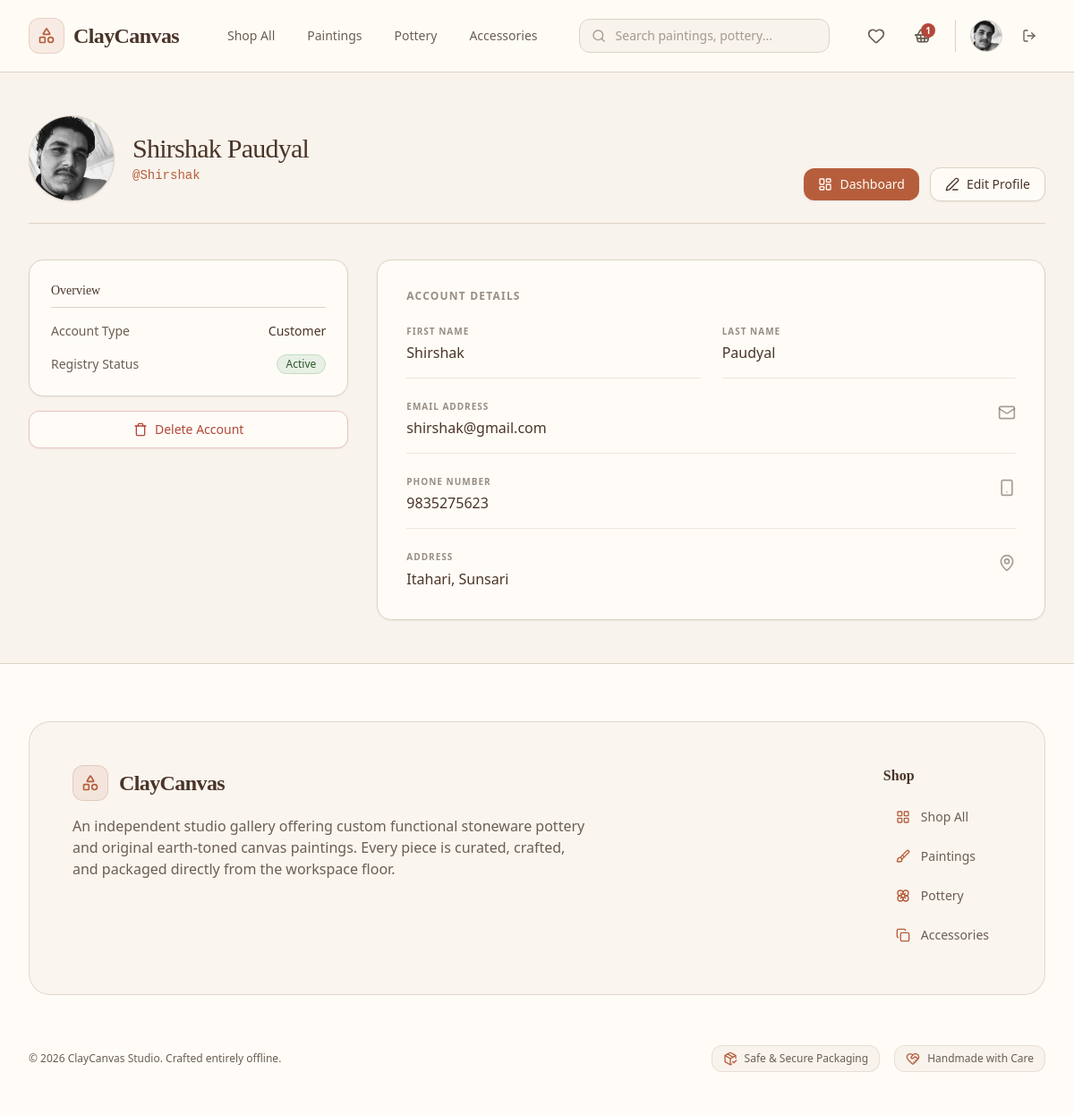
The page /profile/ (signed in) on the database its author committed.
### cc_app/models.py (models this page shows, shortened)
class User(AbstractUser):
    phone = models.CharField(max_length=20, blank=True)
    address = models.TextField(blank=True)
    profile_picture = models.ImageField(upload_to='images/user/', blank=True, null=True)

class Cart(models.Model):
    customer = models.OneToOneField(User, on_delete=models.CASCADE, related_name='cart')

### cc_app/views/profile_view.py (the view)
# urls.py: path('profile/', profile_view, name='profile'),
@login_required
def profile_view(request):
    return render(request, 'main/profile_page.html')

### cc_app/templates/main/profile_page.html (shortened to what this page needs)
<!DOCTYPE html>
<html lang="en">
<head>
    {% load static %}
    <link href="{% static 'css/styles.css' %}" rel="stylesheet" />
</head>
<body class="bg-[#F8F3EC] font-sans min-h-screen flex flex-col text-[#6B5E53]">
    {% include 'components/_navbar.html' %}
    <main class="flex-grow max-w-7xl w-full mx-auto px-4 py-12 sm:px-6 lg:px-8">
        <div class="mb-10 flex flex-col sm:flex-row sm:items-end sm:justify-between gap-6 pb-6 border-b border-[#DDD2C5]">
            <div class="flex items-center gap-5">
                <div class="relative w-24 h-24 shrink-0">
                    <div class="relative w-24 h-24 rounded-full bg-[#FFFCF7] border border-[#DDD2C5] overflow-hidden flex items-center justify-center text-[#6B5E53]/60 shadow-sm">
                        {% if user.profile_picture %}
                            <img src="{{ user.profile_picture.url }}" alt="{{ user.username }}" class="w-full h-full object-cover">
                        {% else %}
                            <i data-lucide="user" class="w-8 h-8"></i>
                        {% endif %}
                    </div>
                </div>
                <div>
                    <h1 class="text-3xl font-serif font-normal text-[#4A3428] tracking-tight">
                        {% if user.first_name or user.last_name %}
                            {{ user.first_name }} {{ user.last_name }}
                        {% elif user.is_staff %}
                            Administrator
                        {% else %}
                            Anonymous User
                        {% endif %}
                    </h1>
                    <p class="text-sm font-mono text-[#B65E3C] mt-0.5">@{{ user.username|default:"dummy_creator" }}</p>
                </div>
            </div>
            <div class="flex flex-wrap items-center gap-3">
                {% if user.is_staff %}
                    <a href="/dashboard/admin/" class="bg-[#B65E3C] hover:bg-[#94492F] text-[#FFFCF7] font-medium py-2 px-4 rounded-xl transition-colors text-sm flex items-center gap-2 shadow-sm">
                        <i data-lucide="layout-dashboard" class="w-4 h-4"></i>
                        Admin Dashboard
                    </a>
                {% else %}
                    <a href="/dashboard/" class="bg-[#B65E3C] hover:bg-[#94492F] text-[#FFFCF7] font-medium py-2 px-4 rounded-xl transition-colors text-sm flex items-center gap-2 shadow-sm">
                        <i data-lucide="layout-dashboard" class="w-4 h-4"></i>
                        Dashboard
                    </a>
                {% endif %}
                <a href="/profile/edit/" class="bg-[#FFFCF7] hover:bg-[#F8F3EC] text-[#4A3428] font-medium py-2 px-4 rounded-xl transition-colors text-sm border border-[#DDD2C5] flex items-center gap-2 shadow-sm">
                    <i data-lucide="edit-3" class="w-4 h-4"></i>
                    Edit Profile
                </a>
            </div>
        </div>
        <div class="grid grid-cols-1 lg:grid-cols-3 gap-8 items-start">
            <div class="lg:col-span-1 space-y-4">
                <div class="bg-[#FFFCF7] border border-[#DDD2C5] p-6 rounded-2xl shadow-sm space-y-4">
                    <h3 class="text-sm font-serif font-normal text-[#4A3428] border-b border-[#DDD2C5] pb-2">Overview</h3>
                    <div class="flex items-center justify-between text-sm">
                        <span class="text-[#6B5E53]">Account Type</span>
                        <span class="font-medium text-[#4A3428]">
                            {% if user.is_staff %}Staff{% else %}Customer{% endif %}
                        </span>
                    </div>
                    <div class="flex items-center justify-between text-sm">
                        <span class="text-[#6B5E53]">Registry Status</span>
                        <span class="inline-flex items-center px-2.5 py-0.5 rounded-full text-xs font-medium bg-[#E8F0E6] text-[#2D5A27] border border-[#C2DCBE]">
                            Active
                        </span>
                    </div>
                </div>
                {% if not user.is_staff %}
                    <a href="/profile/delete/{{ user.id }}/" class="w-full bg-[#FFFCF7] hover:bg-[#FDF2F0] text-[#B4473A] font-medium py-2.5 px-4 rounded-xl transition-colors text-sm flex items-center justify-center gap-2 border border-[#EAC2BD] shadow-sm">
                        <i data-lucide="trash" class="w-4 h-4"></i>
                        Delete Account
                    </a>
                {% endif %}
            </div>
            <div class="lg:col-span-2 bg-[#FFFCF7] border border-[#DDD2C5] p-8 rounded-2xl shadow-sm">
                <h2 class="text-xs font-bold uppercase tracking-widest text-[#6B5E53]/70 mb-6">Account Details</h2>
                <div class="space-y-6">
                    <div class="grid grid-cols-1 sm:grid-cols-2 gap-6">
                        <div class="border-b border-[#DDD2C5]/50 pb-4">
                            <span class="text-[10px] font-bold uppercase tracking-widest text-[#6B5E53]/70 block mb-1">First Name</span>
                            <p class="text-base font-medium text-[#4A3428]">{{ user.first_name|default:"—" }}</p>
                        </div>
                        <div class="border-b border-[#DDD2C5]/50 pb-4">
                            <span class="text-[10px] font-bold uppercase tracking-widest text-[#6B5E53]/70 block mb-1">Last Name</span>
                            <p class="text-base font-medium text-[#4A3428]">{{ user.last_name|default:"—" }}</p>
                        </div>
                    </div>
                    <div class="flex items-start justify-between gap-4 border-b border-[#DDD2C5]/50 pb-4">
                        <div>
                            <span class="text-[10px] font-bold uppercase tracking-widest text-[#6B5E53]/70 block mb-1">Email Address</span>
                            <p class="text-base font-medium text-[#4A3428] break-all">{{ user.email|default:"creator@claycanvas.com" }}</p>
                        </div>
                        <i data-lucide="mail" class="w-5 h-5 text-[#6B5E53]/60 shrink-0 mt-1"></i>
                    </div>
                    <div class="flex items-start justify-between gap-4 border-b border-[#DDD2C5]/50 pb-4">
                        <div>
                            <span class="text-[10px] font-bold uppercase tracking-widest text-[#6B5E53]/70 block mb-1">Phone Number</span>
                            <p class="text-base font-medium text-[#4A3428]">{{ user.phone|default:"No phone provided" }}</p>
                        </div>
                        <i data-lucide="smartphone" class="w-5 h-5 text-[#6B5E53]/60 shrink-0 mt-1"></i>
                    </div>
                    <div class="flex items-start justify-between gap-4">
                        <div>
                            <span class="text-[10px] font-bold uppercase tracking-widest text-[#6B5E53]/70 block mb-1">Address</span>
                            <p class="text-base font-medium text-[#4A3428] whitespace-pre-line leading-relaxed">{{ user.address|default:"No address provided" }}</p>
                        </div>
                        <i data-lucide="map-pin" class="w-5 h-5 text-[#6B5E53]/60 shrink-0 mt-1"></i>
                    </div>
                </div>
            </div>
        </div>
    </main>
    {% include 'components/_footer.html' %}
</body>
</html>

### cc_app/templates/components/_navbar.html (shortened to what this page needs)
<nav class="bg-[#FFFCF7]/95 backdrop-blur-md border-b border-[#DDD2C5] sticky top-0 z-50 shadow-xs">
    <div class="max-w-7xl mx-auto px-4 sm:px-6 lg:px-8">
        <div class="flex justify-between h-20 items-center gap-4">
            <div class="flex items-center gap-8 lg:gap-10">
                <a href="/" class="flex-shrink-0 flex items-center gap-2.5 group">
                    <div class="w-10 h-10 rounded-xl bg-[#B65E3C]/10 border border-[#B65E3C]/20 flex items-center justify-center text-[#B65E3C] group-hover:bg-[#B65E3C] group-hover:text-[#FFFCF7] transition-all duration-300">
                        <i data-lucide="shapes" class="w-5 h-5"></i>
                    </div>
                    <span class="text-2xl font-serif font-bold text-[#4A3428] tracking-tight">ClayCanvas</span>
                </a>
                <div class="hidden md:flex items-center space-x-1 lg:space-x-2 font-medium">
                    <a href="/products/" class="{% if request.path == '/products/' and not request.GET.category %}text-[#B65E3C] bg-[#B65E3C]/10 font-semibold{% else %}text-[#6B5E53] hover:text-[#B65E3C] hover:bg-[#F8F3EC]{% endif %} px-3.5 py-2 rounded-xl text-sm transition-all duration-200">Shop All</a>
                    <a href="/products/?category=paintings" class="{% if request.GET.category == 'paintings' %}text-[#B65E3C] bg-[#B65E3C]/10 font-semibold{% else %}text-[#6B5E53] hover:text-[#B65E3C] hover:bg-[#F8F3EC]{% endif %} px-3.5 py-2 rounded-xl text-sm transition-all duration-200">Paintings</a>
                    <a href="/products/?category=pottery" class="{% if request.GET.category == 'pottery' %}text-[#B65E3C] bg-[#B65E3C]/10 font-semibold{% else %}text-[#6B5E53] hover:text-[#B65E3C] hover:bg-[#F8F3EC]{% endif %} px-3.5 py-2 rounded-xl text-sm transition-all duration-200">Pottery</a>
                    <a href="/products/?category=accessories" class="{% if request.GET.category == 'accessories' %}text-[#B65E3C] bg-[#B65E3C]/10 font-semibold{% else %}text-[#6B5E53] hover:text-[#B65E3C] hover:bg-[#F8F3EC]{% endif %} px-3.5 py-2 rounded-xl text-sm transition-all duration-200">Accessories</a>
                </div>
            </div>
            <div class="hidden sm:block flex-1 max-w-md mx-4">
                <form action="/products/" method="GET" class="relative m-0">
                    <div class="absolute inset-y-0 left-0 pl-3.5 flex items-center pointer-events-none text-[#6B5E53]/60">
                    </div>
                    <input type="text" name="q" value="{{ request.GET.q|default:'' }}" placeholder="Search paintings, pottery..." class="block w-full pl-10 pr-4 py-2 border border-[#DDD2C5] rounded-xl bg-[#F8F3EC] text-sm text-[#4A3428] placeholder-[#6B5E53]/60 focus:outline-none focus:border-[#B65E3C] focus:bg-[#FFFCF7] focus:ring-2 focus:ring-[#B65E3C]/20 transition-all duration-200">
                </form>
            </div>
            <div class="flex items-center gap-2 sm:gap-3">
                {% if not request.user.is_staff %}
                    <a href="/wishlist/" class="w-10 h-10 rounded-xl flex items-center justify-center text-[#6B5E53] hover:text-[#B65E3C] hover:bg-[#F8F3EC] transition-all duration-200 relative">
                        <i data-lucide="heart" class="w-5 h-5"></i>
                    </a>
                    <a href="/cart/" class="w-10 h-10 rounded-xl flex items-center justify-center text-[#6B5E53] hover:text-[#B65E3C] hover:bg-[#F8F3EC] transition-all duration-200 relative">
                        {% if user.is_authenticated and user.cart.items.exists %}
                            <span class="absolute top-1.5 right-1.5 w-4 h-4 bg-[#B4473A] text-[#FFFCF7] text-[10px] font-bold rounded-full flex items-center justify-center shadow-xs">
                                {{ user.cart.items.count }}
                            </span>
                        {% endif %}
                    </a>
                {% endif %}
                {% if user.is_authenticated %}
                    <div class="flex items-center gap-3 border-l border-[#DDD2C5] pl-3 sm:pl-4 ml-1">
                        <a href="/profile/" class="block h-9 w-9 rounded-full overflow-hidden border border-[#DDD2C5] bg-[#F8F3EC] hover:border-[#B65E3C] transition-all duration-200 focus:outline-none shadow-xs">
                            {% if user.profile_picture %}
                                <img src="{{ user.profile_picture.url }}" alt="{{ user.username }}" class="h-full w-full object-cover">
                            {% else %}
                                <div class="h-full w-full flex items-center justify-center text-[#B65E3C] font-semibold text-xs bg-[#B65E3C]/10">
                                    {{ user.username|slice:":1"|upper }}
                                </div>
                            {% endif %}
                        </a>
                        <a href="/logout/" class="w-9 h-9 rounded-xl flex items-center justify-center text-[#6B5E53] hover:text-[#B4473A] hover:bg-[#B4473A]/10 transition-all duration-200" title="Logout">
                            <i data-lucide="log-out" class="w-4 h-4"></i>
                        </a>
                    </div>
                {% endif %}
            </div>
        </div>
    </div>
</nav>

### rows shown on the page
User: cart.items.count "1", profile_picture (picture), first_name "Shirshak", last_name "Paudyal", username "Shirshak", email "shirshak@gmail.com", phone "9835275623", address "Itahari, Sunsari"
